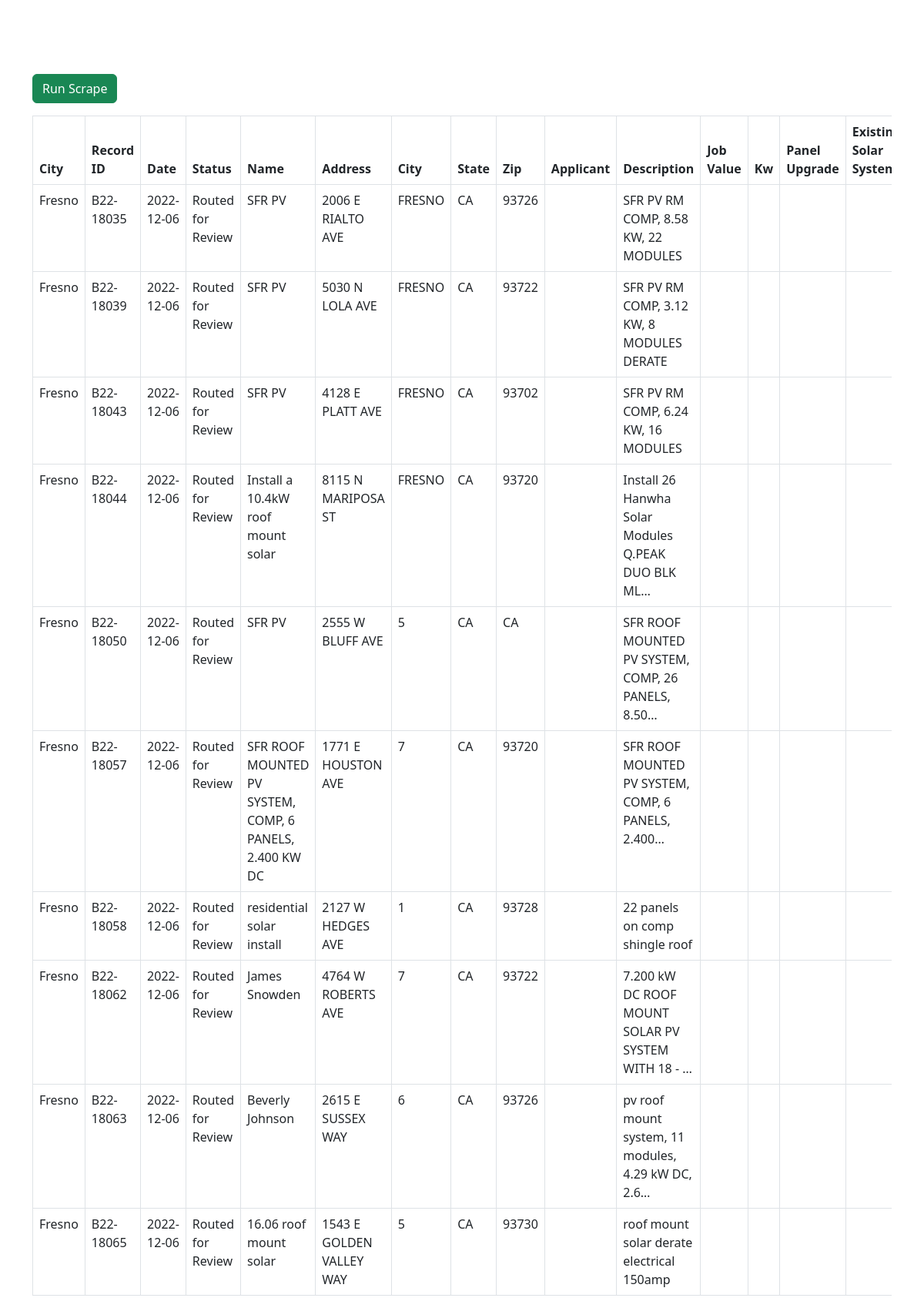
The page / on the database its author committed.
### app/models.py (models this page shows, shortened)
class UrlResults(models.Model):
    record_id = models.CharField(max_length=255, null=True)
    url = models.ForeignKey(Urls, models.RESTRICT)
    date_created = models.DateTimeField(auto_now_add=True)
    date = models.CharField(max_length=255, null=True, blank=True)
    status = models.CharField(max_length=255, null=True, blank=True)
    name = models.CharField(max_length=255, null=True, blank=True)
    address = models.CharField(max_length=255, null=True, blank=True)
    city = models.CharField(max_length=255, null=True, blank=True)
    state = models.CharField(max_length=255, null=True, blank=True)
    zip = models.CharField(max_length=255, null=True, blank=True)
    applicant = models.CharField(max_length=255, null=True, blank=True)
    description = models.CharField(max_length=255, null=True, blank=True)
    job_value = models.CharField(max_length=255, null=True, blank=True)
    kw = models.CharField(max_length=255, null=True, blank=True)
    panel_upgrade = models.CharField(max_length=255, null=True, blank=True)
    existing_solar_system = models.CharField(max_length=255, null=True, blank=True)
    utility_information = models.CharField(max_length=255, null=True, blank=True)
    total_cost = models.CharField(max_length=255, null=True, blank=True)

class Urls(models.Model):
    url = models.TextField()
    description = models.TextField(null=True, blank=True)
    date_created = models.DateTimeField(auto_now_add=True)

### app/views.py (the view, shortened to what this page needs)
# urls.py: path('', index_page, name='app-index-page'),
def index_page(request, action=None):
    try:
        today = datetime.now()
        context = {
            'data': UrlResults.objects.order_by('-date_created')
        }
        return render(request, 'index.html', context)
    except Exception as e:
        return JsonResponse({'statusMsg': str(e)}, status=404)

### tags/tags.py (called while the page is built)
@register.simple_tag
def urls():
    return Urls.objects.order_by('id')

### templates/index.html (shortened to what this page needs)
{% load tags %}
<!doctype html>
<html lang="en">
  <head>
    <link href="https://cdn.jsdelivr.net/npm/bootstrap@5.2.3/dist/css/bootstrap.min.css" rel="stylesheet">
    <link href="https://cdn.datatables.net/1.13.1/css/jquery.dataTables.min.css" rel="stylesheet">
    <link href="https://cdn.jsdelivr.net/npm/select2@4.1.0-rc.0/dist/css/select2.min.css" rel="stylesheet" />
  </head>
  <body>
    <div class="container mt-5">
      <button class="btn btn-success mb-3 mt-5 " data-bs-toggle="modal" data-bs-target="#runScrapeModal">Run Scrape</button>
      <div class="table-responsive">
        <table class="table table-bordered" id="urls-table">
        <thead>
          <tr>
            <th>City</th>
            <th>Record ID</th>
            <th>Date</th>
            <th>Status</th>
            <th>Name</th>
            <th>Address</th>
            <th>City</th>
            <th>State</th>
            <th>Zip</th>
            <th>Applicant</th>
            <th>Description</th>
            <th>Job Value</th>
            <th>Kw</th>
            <th>Panel Upgrade</th>
            <th>Existing Solar System</th>
          </tr>
        </thead>
        <tbody>
        {% for row in data %}
          <tr>
            <td>{{ row.url.description }}</td>
            <td>{{ row.record_id }}</td>
            <td>{% if row.date %} {{ row.date }} {% endif %}</td>
            <td>{% if row.status %} {{ row.status }} {% endif %}</td>
            <td>{% if row.name %} {{ row.name }} {% endif %}</td>
            <td>{% if row.address %} {{ row.address }} {% endif %}</td>
            <td>{% if row.city %} {{ row.city }} {% endif %}</td>
            <td>{% if row.state %} {{ row.state }} {% endif %}</td>
            <td>{% if row.zip %} {{ row.zip }} {% endif %}</td>
            <td>{% if row.applicant %} {{ row.applicant }} {% endif %}</td>
            <td>{% if row.description %} {{ row.description|truncatechars:50 }} {% endif %}</td>
            <td>{% if row.job_value %} {{ row.job_value }} {% endif %}</td>
            <td>{% if row.kw %} {{ row.kw }} {% endif %}</td>
            <td>{% if row.panel_upgrade %} {{ row.panel_upgrade }} {% endif %}</td>
            <td>{% if row.existing_solar_system %} {{ row.existing_solar_system }} {% endif %}</td>
          </tr>
        {% endfor %}
        </tbody>
      </table>
      </div>
    </div>
  </body>
</html>

### rows shown on the page
UrlResults: url.description "Fresno", record_id "B22-18035", date "2022-12-06", status "Routed for Review", name "SFR PV", address "2006 E RIALTO AVE", city "FRESNO", state "CA", zip "93726", description "SFR PV RM COMP, 8.58 KW, 22 MODULES"
UrlResults: url.description "Fresno", record_id "B22-18039", date "2022-12-06", status "Routed for Review", name "SFR PV", address "5030 N LOLA AVE", city "FRESNO", state "CA", zip "93722", description "SFR PV RM COMP, 3.12 KW, 8 MODULES DERATE"
UrlResults: url.description "Fresno", record_id "B22-18043", date "2022-12-06", status "Routed for Review", name "SFR PV", address "4128 E PLATT AVE", city "FRESNO", state "CA", zip "93702", description "SFR PV RM COMP, 6.24 KW, 16 MODULES"
UrlResults: url.description "Fresno", record_id "B22-18044", date "2022-12-06", status "Routed for Review", name "Install a 10.4kW roof mount solar", address "8115 N MARIPOSA ST", city "FRESNO", state "CA", zip "93720", description "Install 26 Hanwha Solar Modules Q.PEAK DUO BLK ML…"
UrlResults: url.description "Fresno", record_id "B22-18050", date "2022-12-06", status "Routed for Review", name "SFR PV", address "2555 W BLUFF AVE", city "5", state "CA", zip "CA", description "SFR ROOF MOUNTED PV SYSTEM, COMP, 26 PANELS, 8.50…"
UrlResults: url.description "Fresno", record_id "B22-18057", date "2022-12-06", status "Routed for Review", name "SFR ROOF MOUNTED PV SYSTEM, COMP, 6 PANELS, 2.400 KW DC", address "1771 E HOUSTON AVE", city "7", state "CA", zip "93720", description "SFR ROOF MOUNTED PV SYSTEM, COMP, 6 PANELS, 2.400…"
UrlResults: url.description "Fresno", record_id "B22-18058", date "2022-12-06", status "Routed for Review", name "residential solar install", address "2127 W HEDGES AVE", city "1", state "CA", zip "93728", description "22 panels on comp shingle roof"
UrlResults: url.description "Fresno", record_id "B22-18062", date "2022-12-06", status "Routed for Review", name "James Snowden", address "4764 W ROBERTS AVE", city "7", state "CA", zip "93722", description "7.200 kW DC ROOF MOUNT SOLAR PV SYSTEM WITH 18 - …"
UrlResults: url.description "Fresno", record_id "B22-18063", date "2022-12-06", status "Routed for Review", name "Beverly Johnson", address "2615 E SUSSEX WAY", city "6", state "CA", zip "93726", description "pv roof mount system, 11 modules, 4.29 kW DC, 2.6…"
UrlResults: url.description "Fresno", record_id "B22-18065", date "2022-12-06", status "Routed for Review", name "16.06 roof mount solar", address "1543 E GOLDEN VALLEY WAY", city "5", state "CA", zip "93730", description "roof mount solar derate electrical 150amp"
